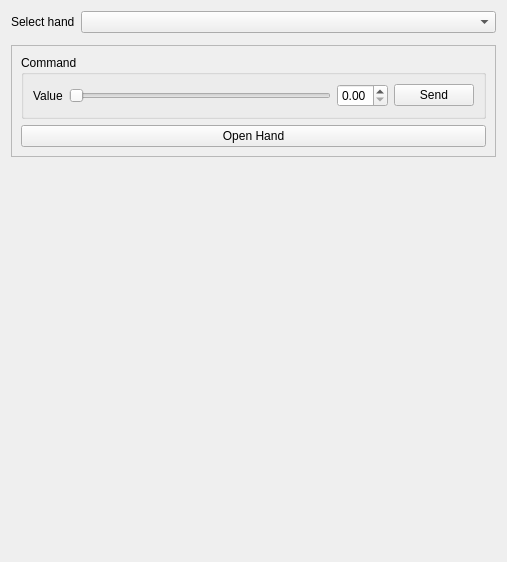
<?xml version="1.0" encoding="UTF-8"?>
<ui version="4.0">
 <class>Form</class>
 <widget class="QWidget" name="Form">
  <property name="geometry">
   <rect>
    <x>0</x>
    <y>0</y>
    <width>507</width>
    <height>562</height>
   </rect>
  </property>
  <property name="windowTitle">
   <string>Form</string>
  </property>
  <layout class="QVBoxLayout" name="verticalLayout_2" stretch="0,0,0,0">
   <item>
    <layout class="QHBoxLayout" name="horizontalLayout" stretch="0,1">
     <item>
      <widget class="QLabel" name="label">
       <property name="text">
        <string>Select hand</string>
       </property>
      </widget>
     </item>
     <item>
      <widget class="QComboBox" name="softhandCombo"/>
     </item>
    </layout>
   </item>
   <item>
    <widget class="QFrame" name="frameStates">
     <property name="frameShape">
      <enum>QFrame::StyledPanel</enum>
     </property>
     <property name="frameShadow">
      <enum>QFrame::Raised</enum>
     </property>
    </widget>
   </item>
   <item>
    <widget class="QFrame" name="frameCommands">
     <property name="frameShape">
      <enum>QFrame::StyledPanel</enum>
     </property>
     <property name="frameShadow">
      <enum>QFrame::Raised</enum>
     </property>
     <layout class="QVBoxLayout" name="verticalLayout">
      <item>
       <widget class="QGroupBox" name="groupBox_2">
        <property name="title">
         <string>Command</string>
        </property>
        <layout class="QHBoxLayout" name="horizontalLayout_3">
         <item>
          <widget class="QLabel" name="label_3">
           <property name="text">
            <string>Value</string>
           </property>
          </widget>
         </item>
         <item>
          <widget class="QSlider" name="cmdSlider">
           <property name="maximum">
            <number>100</number>
           </property>
           <property name="singleStep">
            <number>5</number>
           </property>
           <property name="orientation">
            <enum>Qt::Horizontal</enum>
           </property>
          </widget>
         </item>
         <item>
          <widget class="QDoubleSpinBox" name="cmdSpinBox">
           <property name="maximum">
            <double>1.000000000000000</double>
           </property>
           <property name="singleStep">
            <double>0.050000000000000</double>
           </property>
          </widget>
         </item>
         <item>
          <widget class="QPushButton" name="cmdSendBtn">
           <property name="text">
            <string>Send</string>
           </property>
          </widget>
         </item>
        </layout>
       </widget>
      </item>
      <item>
       <widget class="QPushButton" name="openSofthandBtn">
        <property name="text">
         <string>Open Hand</string>
        </property>
       </widget>
      </item>
     </layout>
    </widget>
   </item>
   <item>
    <spacer name="verticalSpacer">
     <property name="orientation">
      <enum>Qt::Vertical</enum>
     </property>
     <property name="sizeHint" stdset="0">
      <size>
       <width>20</width>
       <height>40</height>
      </size>
     </property>
    </spacer>
   </item>
  </layout>
 </widget>
 <resources/>
 <connections/>
</ui>
